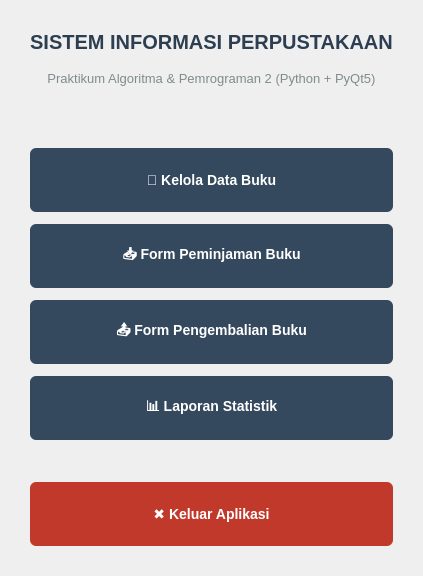
<?xml version="1.0" encoding="UTF-8"?>
<ui version="4.0">
 <class>MainWindow</class>
 <widget class="QMainWindow" name="MainWindow">
  <property name="geometry">
   <rect>
    <x>0</x>
    <y>0</y>
    <width>480</width>
    <height>0</height>
   </rect>
  </property>
  <property name="windowTitle">
   <string>Perpustakaan - Dashboard Utama</string>
  </property>
  <widget class="QWidget" name="centralwidget">
   <layout class="QVBoxLayout" name="verticalLayout">
    <property name="spacing">
     <number>12</number>
    </property>
    <property name="leftMargin">
     <number>30</number>
    </property>
    <property name="topMargin">
     <number>30</number>
    </property>
    <property name="rightMargin">
     <number>30</number>
    </property>
    <property name="bottomMargin">
     <number>30</number>
    </property>
    <item>
     <widget class="QLabel" name="lblTitle">
      <property name="styleSheet">
       <string notr="true">font-size: 20px; 
font-weight: bold; 
color: #2C3E50; 
margin-bottom: 5px;</string>
      </property>
      <property name="text">
       <string>SISTEM INFORMASI PERPUSTAKAAN</string>
      </property>
      <property name="alignment">
       <set>Qt::AlignCenter</set>
      </property>
     </widget>
    </item>
    <item>
     <widget class="QLabel" name="lblSubtitle">
      <property name="styleSheet">
       <string notr="true">font-size: 13px; 
color: #7F8C8D; 
margin-bottom: 20px;</string>
      </property>
      <property name="text">
       <string>Praktikum Algoritma &amp; Pemrograman 2 (Python + PyQt5)</string>
      </property>
      <property name="alignment">
       <set>Qt::AlignCenter</set>
      </property>
     </widget>
    </item>
    <item>
     <spacer name="verticalSpacer_1">
      <property name="orientation">
       <enum>Qt::Vertical</enum>
      </property>
      <property name="sizeHint" stdset="0">
       <size>
        <width>20</width>
        <height>30</height>
       </size>
      </property>
     </spacer>
    </item>
    <item>
     <widget class="QPushButton" name="btnKelolaBuku">
      <property name="styleSheet">
       <string notr="true">QPushButton { 
background-color: #34495E; 
color: white; 
border: none; 
border-radius: 6px; 
font-size: 14px; 
font-weight: bold; 
padding: 12px; 
min-height: 40px; 
} 
QPushButton:hover { 
background-color: #415B76; 
} 
QPushButton:pressed { 
background-color: #2C3E50; 
}</string>
      </property>
      <property name="text">
       <string>📖 Kelola Data Buku</string>
      </property>
     </widget>
    </item>
    <item>
     <widget class="QPushButton" name="btnPinjamBuku">
      <property name="styleSheet">
       <string notr="true">QPushButton { 
background-color: #34495E; 
color: white; 
border: none; 
border-radius: 6px; 
font-size: 14px; 
font-weight: bold; 
padding: 12px; 
min-height: 40px; 
} 
QPushButton:hover { 
background-color: #415B76; 
} 
QPushButton:pressed { 
background-color: #2C3E50; 
}</string>
      </property>
      <property name="text">
       <string>📥 Form Peminjaman Buku</string>
      </property>
     </widget>
    </item>
    <item>
     <widget class="QPushButton" name="btnKembaliBuku">
      <property name="styleSheet">
       <string notr="true">QPushButton { 
background-color: #34495E; 
color: white; 
border: none; 
border-radius: 6px; 
font-size: 14px; 
font-weight: bold; 
padding: 12px; 
min-height: 40px; 
} 
QPushButton:hover { 
background-color: #415B76; 
} 
QPushButton:pressed { 
background-color: #2C3E50; 
}</string>
      </property>
      <property name="text">
       <string>📤 Form Pengembalian Buku</string>
      </property>
     </widget>
    </item>
    <item>
     <widget class="QPushButton" name="btnLaporan">
      <property name="styleSheet">
       <string notr="true">QPushButton { 
background-color: #34495E; 
color: white; 
border: none; 
border-radius: 6px; 
font-size: 14px; 
font-weight: bold; 
padding: 12px; 
min-height: 40px; 
} 
QPushButton:hover { 
background-color: #415B76; 
} 
QPushButton:pressed { 
background-color: #2C3E50; 
}</string>
      </property>
      <property name="text">
       <string>📊 Laporan Statistik</string>
      </property>
     </widget>
    </item>
    <item>
     <spacer name="verticalSpacer_2">
      <property name="orientation">
       <enum>Qt::Vertical</enum>
      </property>
      <property name="sizeHint" stdset="0">
       <size>
        <width>20</width>
        <height>30</height>
       </size>
      </property>
     </spacer>
    </item>
    <item>
     <widget class="QPushButton" name="btnKeluar">
      <property name="styleSheet">
       <string notr="true">QPushButton { 
background-color: #C0392B; 
color: white; 
border: none; 
border-radius: 6px; 
font-size: 14px; 
font-weight: bold; 
padding: 12px; 
min-height: 40px; 
} 
QPushButton:hover { 
background-color: #E74C3C; 
} 
QPushButton:pressed { 
background-color: #96281B; 
}</string>
      </property>
      <property name="text">
       <string>✖ Keluar Aplikasi</string>
      </property>
     </widget>
    </item>
   </layout>
  </widget>
 </widget>
 <resources/>
 <connections/>
</ui>
